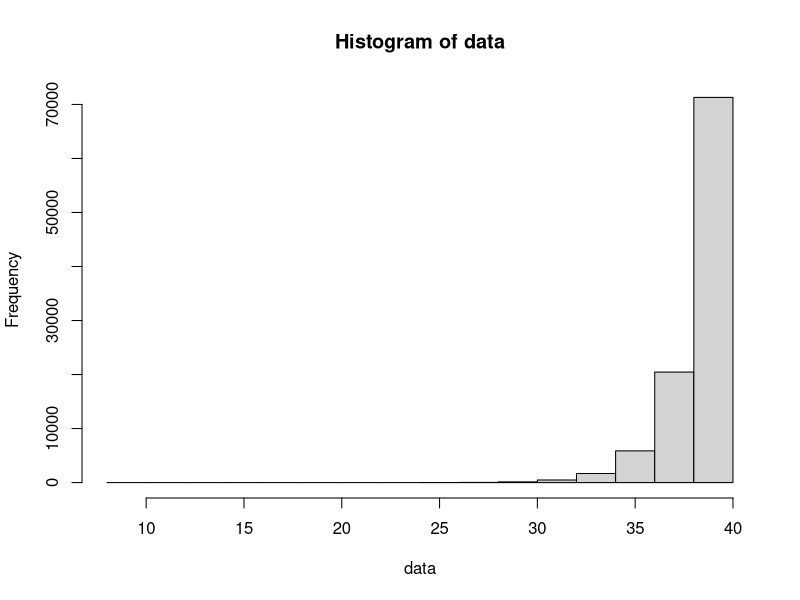
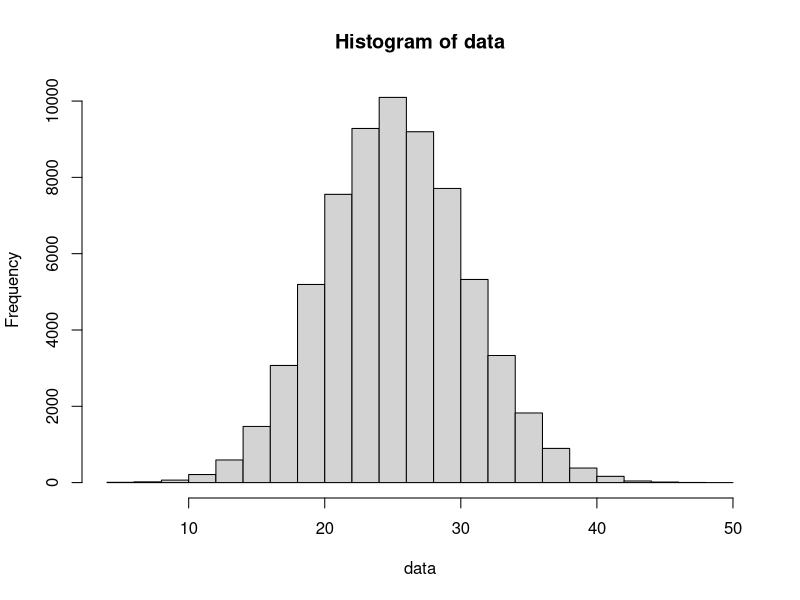

Source code (R) for these figures, in order:
setwd("E:\\A大学\\大二下\\ADS2\\W21 3.25-3.29 Conditional Probability")


## Task 1.1
## NOTE: 问的是how many of them are probably thief, "them" 指的是被机器认为是thief的staff

## use Euler diagram
n = 10
data = {}
now = 1e6
ans = 0
while(T){
  n = n + 1
  thief = n * 0.1
  non_thief = n - thief
  director_thief = thief * 0.8 + non_thief * 0.2
  if(abs(director_thief - 50) < now){
    now = abs(director_thief - 50)
    ans = n
  }
  if(n > 300)
    break
}
# length(11:n)
# length(data)
# plot(x = 11:n, y = data)
print(ans)
# print(now)

## use simulation

work = function(){
  detector = 0
  count = 0
  while(detector < 50){
    staff = sample(c("thief","nonthief"),1,prob=c(0.1,0.9))
    result = sample(c("correct","wrong"),1,prob=c(0.8,0.2))
    if((staff == "thief" && result == "correct") ||
       (staff == "nonthief" && result == "wrong")){
      detector = detector + 1
      if(staff == "thief")
        count = count + 1
    }
  }
  return (count)
}
mean(rep(work(),1e8))
# although we repeated this process by 10^8 times, the average results vary a lot.

## Task 1.2 Use Bayes’ theorem

# p(thief | lied according to the lie detector) =
# p(thief) * p(lied according to lie detecto | thief) / p(lied according to the lie detector)
# = 0.1 * 0.8 / (50/n) (n = 192)
# = 0.3072
# 这个也算行吧，但是std的算法更好些


# p(fail) = 0.9*0.2 + 0.1*0.8 = 0.26
# p(thief|fail) = p(fail|thief)*p(thief)/p(fail) = 0.8 * 0.1/0.26 = 0.31
# ans = 50 * 0.31 = 15

## Task 2.2 数学期望算法
N = 10
f = rep(0, N)
nxt = rep(0, N)
str = c("H","T","T","H")
len = length(str)
i = 2
j = 0
while(i <= len){
  while(j > 0 && str[i] != str[j + 1]){
    j = nxt[j]
  }
  if(j < len && str[i] == str[j + 1]){
    j = j + 1
  }
  nxt[i] = j
  i = i + 1
}
# nxt[i] represents the maximum length where the str[i-nxt[i]+1 : i]
# is the same as str[1:nxt[i]]
# for(i in 1:len)
#   print(nxt[i])
get_f = function(i){
  if(i == 0 || i > len){
    return (0)
  }
  else{
    return (f[i])
  }
}
for(i in 1:len)
  f[i] = 2*(get_f(i-1) + 1 - 0.5 * get_f(nxt[i]))
print(f[len])

# 动态规划
# 设 f(i) 表示合成序列1~i的期望步数
# 考虑转移式：f(i) = f(i-1) + 1 + 0.5 * 0 + 0.5*(f(i) - f(nxt[i]))
# 考虑f(i)肯定是从f(i-1)这个状态转移过来，然后肯定要+1步因为要花费一步去完成抛硬币这个动作，
# 有0.5的概率什么都不用做了，因为已经得到了正确的位置i对应的硬币面
# 还有0.5的概率位置i的硬币面错了，现在根据贪心的思想，会转移到f(nxt[i])这个状态，
# 相当于保留了当前生成的序列最大的后缀，这个后缀可以匹配目标序列的最大前缀
# 所以是0.5的概率乘上(f(i)-f(nxt[i]))这个期望步数，即已经合成了1-nxt[i]的序列，
# 到还要合成1-i的序列需要多少步
# 然后上面的那个转移式整理一下就变成了 f(i) = 2*(f(i-1)+1-0.5*f(nxt[i]))
# 时间复杂度为O(n)

## simulation DFS算法
maxlen = 40
limit = 1e5
count = 0
data = rep(NA, limit)
sum = 0
dfs = function(len, str){
  #print(str)
  if(len>=4 && substr(str,len-3,len) == "HTTH"){
    count <<- count + 1
    data[count] <<- len
    sum <<- sum + (0.5^len)*len
    # print(data[1:count])
    return (0)
  }
  if(len < maxlen && count < limit){
    if(sample(1:2, 1) == 1){
      dfs(len+1,paste0(str,"H"))
      dfs(len+1,paste0(str,"T"))
    }
    else{
      dfs(len+1,paste0(str,"T"))
      dfs(len+1,paste0(str,"H"))
    }
  }
  else{
    count = count - 1
  }
}
dfs(0,"")
#data
#length(data)
hist(data)
mean(na.omit(data))


## simulation BFS(breadth-first-search) algorithm
limit = 1e6
queue = rep(NA, limit)
q2 = rep(NA, limit)
front = tail = 1
queue[1] = ""
q2[1] = 0
data = {}
paste1 = function(str, c){
  if(str == ""){
    if(c == "H")
      return ("H")
    if(c == "T")
      return ("");
  }
  if(str == "H"){
    if(c == "H")
      return ("H")
    if(c == "T")
      return ("HT")
  }
  if(str == "HT"){
    if(c == "T")
      return ("HTT")
    if(c == "H")
      return ("H")
  }
  if(str == "HTT"){
    if(c == "H")
      return ("HTTH")
    if(c == "T")
      return ("")
  }
  # print("error")
  # print(str)
  return ("")
}
while(front <= tail){
  pos = sample(front:tail,1)
  
  t = queue[front]
  queue[front] = queue[pos]
  queue[pos] = t
  
  t = q2[front]
  q2[front] = q2[pos]
  q2[pos] = t
  
  str = queue[front]
  len = nchar(str)
  if(len == 4 && str == "HTTH"){
    data = c(data, q2[front])
  }
  else{
    if(tail < limit){
      tail = tail + 1
      queue[tail] = paste1(str,"H")
      q2[tail] = q2[front] + 1
    }
    if(tail < limit){
      tail = tail + 1
      queue[tail] = paste1(str,"T")
      q2[tail] = q2[front] + 1
    }
  }
  front = front + 1
}
mean(data)
hist(data)
# boxplot(data)
# summary(data)
# Task 2.1 simulation
